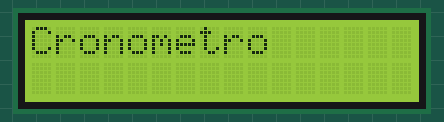
Bench run of a sketch on a simulated Arduino Uno, built with avr-gcc and run on an emulated ATmega328P. Parts: 16×2 character LCD.

Above: at 0.1 s.
At 2.1 s:
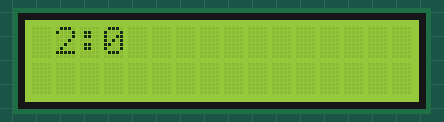
At 4.1 s:
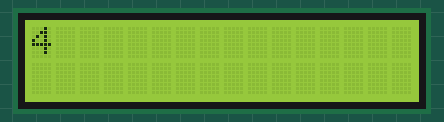
At 12.1 s:
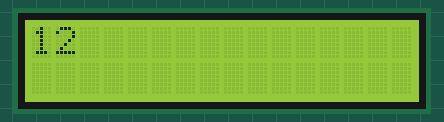
At 21.1 s:
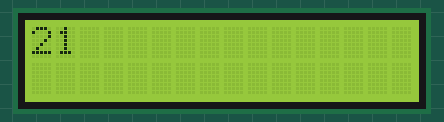
At 39.1 s:
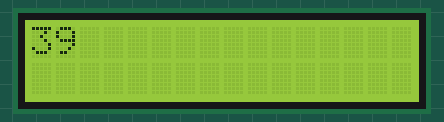

The sketch:

LCD-Cronometro_millis.ino
```cpp
#include <Wire.h>
#include <LiquidCrystal_I2C.h>

unsigned long tiempoAnterior = 0; //guarda el último momoento en el que
                             // se actualizó el temporizador.
unsigned long tiempoObjetivo = 200000; //tiempo deseado en ms.
unsigned long tiempoRestante = tiempoObjetivo; //para la cuenta regresiva.

unsigned long minInit = tiempoObjetivo/1000;

//Pines para los botones.
int boton1 = 2;
int boton2 = 3;

//Estado de los botones.
int estadoboton1 = 0;
int estadobotn2 = 0;

LiquidCrystal_I2C pantalla(0x27, 16, 2);

void setup() {
  pinMode(boton1, INPUT_PULLUP);
  pinMode(boton2, INPUT_PULLUP);

  pantalla.begin(16,2);
  pantalla.clear();
  pantalla.backlight();
  pantalla.setCursor(0, 0);
  pantalla.print("Cronometro");
  delay(2000);
  pantalla.clear();

  pantalla.setCursor(1, 0);
  pantalla.print(minInit);
  pantalla.setCursor(2, 0);
  pantalla.print(":");
  pantalla.setCursor(3, 0);
  pantalla.print("0");
  delay(2000);
  pantalla.clear();


}

void loop() {
  unsigned long tiempoActual = millis();
  unsigned long second = tiempoActual/1000;

  pantalla.setCursor(0, 0);
  pantalla.print(second);


}
```

Measured:
- what the display in image 1 shows lasts 2.0 s, from 2.1 s to 4.1 s
- what the display in image 2 shows lasts 0.9 s, from 4.1 s to 5.0 s
- what the display in image 3 shows lasts 1.0 s, from 12.0 s to 13.0 s
